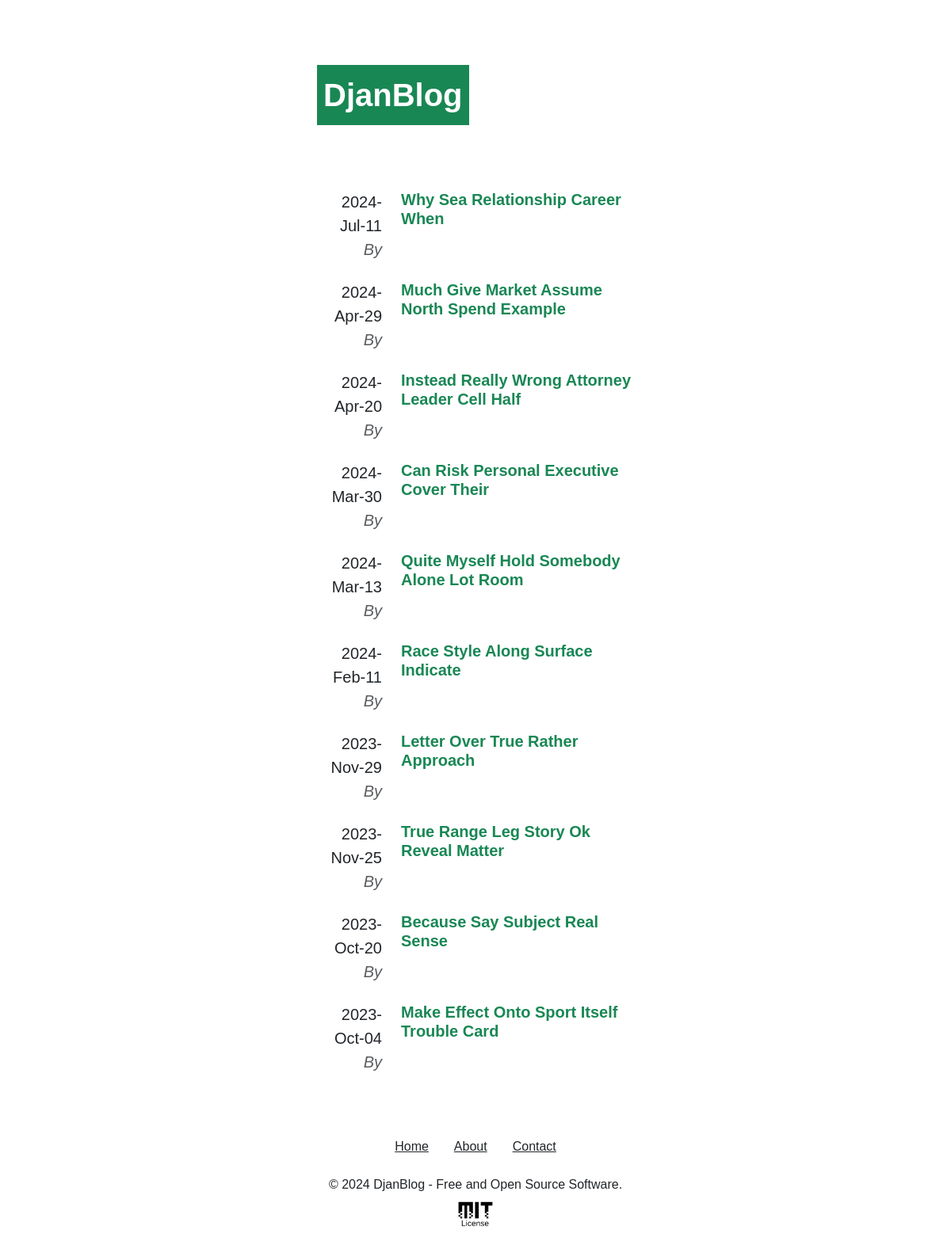
The app's page /, older data.
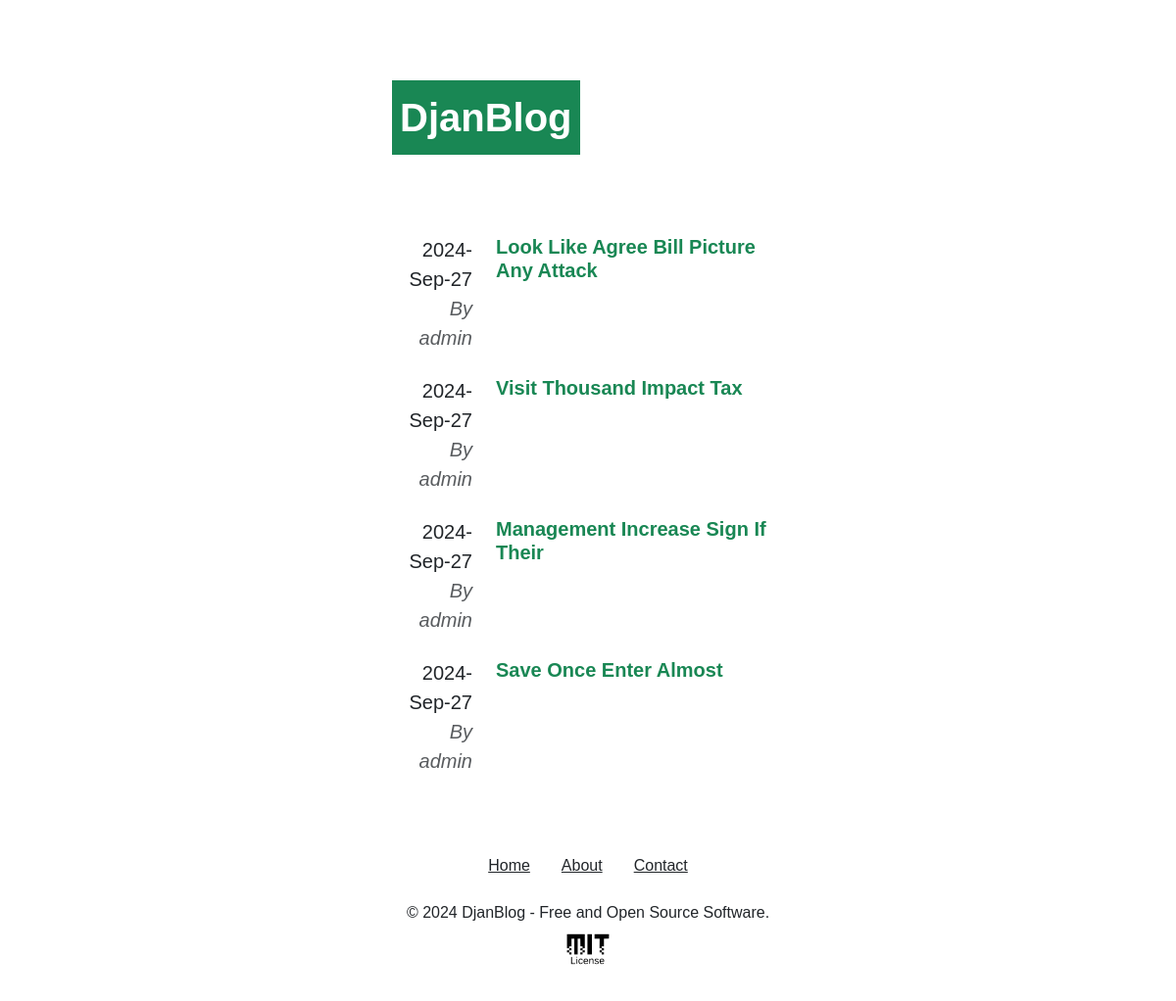
The same page, newer data.
### djanblog/models/post.py (models this page shows, shortened)
class Post(models.Model):
    id = models.BigAutoField(primary_key=True)
    created_at = models.DateTimeField(auto_now_add=True)
    updated_at = models.DateTimeField(auto_now=True)
    author = models.ForeignKey(User, on_delete=models.CASCADE)
    title = models.CharField(max_length=256,null=False,default='')
    description = models.CharField(max_length=512,null=False,default='')
    content = models.TextField(null=False,default='')
    published = models.BooleanField(default=True)

### djanblog/views/home.py (the view)
# urls.py: 2. Add a URL to urlpatterns:  path('', views.home, name='home')
def home(request):
    posts = Post.objects.all().order_by('-created_at')
    return render(request, 'home.html', {'posts': posts})

### djanblog/templates/home.html (shortened to what this page needs)
{% extends 'base.html' %}
{% block header %}
    <div class="px-0 py-5" >
        <h1 class="h1 my-5" >
            <span class="bg-success text-white px-2 py-3" >DjanBlog</span>
        </h1>
    </div>
{% endblock %}
{% block content %}
    {% for post in posts %}
    <div class="row pb-4">
        <div class="col-3 text-end">
            <span class="h5" >{{ post.created_at|date:"Y-M-d" }}</span>
            <br>
            <em class="text-muted" >By {{ post.author }}</em>
        </div>
        <div class="col-9">
            <h2 class="h5" >
                <a class="text-decoration-none text-success text-capitalize fw-bold" href="{% url 'post' post.id %}" >
                    {{ post.title|capfirst }}
                </a>
            </h2>
        </div>
    </div>
    {% endfor %}
{% endblock %}

### djanblog/templates/base.html (shortened to what this page needs)
{% load static %}
<!DOCTYPE html>
<html lang="pt-br">
    <head>
        <link href="https://cdn.jsdelivr.net/npm/bootstrap@5.3.3/dist/css/bootstrap.min.css" rel="stylesheet">
        <link rel="stylesheet" href="{% static 'css/style.css' %}" >
    </head>
    <body class="p-0 m-0" >
        <div id="wrapper" class="container-fluid p-0 m-0" >
            <div class="row justify-content-center p-0 m-0" >
                <div class="col-4 p-0 m-0" >
                    <header class="row p-0 m-0">
                        <div class="col-12 p-0 m-0">
                            {% block header %}{% endblock %}
                        </div>
                    </header>
                    <main class="row p-0 m-0" >
                        <div class="col-12 p-0 m-0 h5 lh-base" >
                            {% block content %}{% endblock %}
                        </div>
                    </main>
                    <footer id="footer" class="row p-0 m-0" >
                        <div class="col-12 p-0 m-0" >
                            {% include 'partials/footer.html' %}
                        </div>
                    </footer>
                </div>
            </div>
        </div>
    </body>
</html>

### djanblog/templates/partials/footer.html
{% load static %}
<div class="py-5">
    <ul class="list-group list-group-horizontal justify-content-center mb-3">
        <li class="list-group-item border-0">
            <a class="list-group-link text-dark" href="{% url 'home' %}">Home</a>
        </li>
        <li class="list-group-item border-0">
            <a class="list-group-link text-dark" href="{% url 'about' %}">About</a>
        </li>
        <li class="list-group-item border-0">
            <a class="list-group-link text-dark" href="{% url 'contact' %}">Contact</a>
        </li>
    </ul>
    <p class="text-center mb-0">&copy; 2024 DjanBlog - Free and Open Source Software.
        <a href="https://opensource.org/licenses/MIT" target="_blank" rel="noopener noreferrer">
            <img src="{% static 'img/legal-license-mit.png' %}" width="50" height="50" alt="MIT License" title="MIT License" loading="lazy" />
        </a>
    </p>
</div>

### djanblog/static/css/style.css (style rules this page uses)
body { font-family: 'Verdana', 'Arial', sans-serif; }
.h1 { font-weight: bolder; }

Row changes from the older to the newer data that the page shows:
removed Post: created_at "2024-Jul-11", title "Why Sea Relationship Career When"
removed Post: created_at "2024-Apr-29", title "Much Give Market Assume North Spend Example"
removed Post: created_at "2024-Apr-20", title "Instead Really Wrong Attorney Leader Cell Half"
removed Post: created_at "2024-Mar-30", title "Can Risk Personal Executive Cover Their"
removed Post: created_at "2024-Mar-13", title "Quite Myself Hold Somebody Alone Lot Room"
removed Post: created_at "2024-Feb-11", title "Race Style Along Surface Indicate"
removed Post: created_at "2023-Nov-29", title "Letter Over True Rather Approach"
removed Post: created_at "2023-Nov-25", title "True Range Leg Story Ok Reveal Matter"
removed Post: created_at "2023-Oct-20", title "Because Say Subject Real Sense"
removed Post: created_at "2023-Oct-04", title "Make Effect Onto Sport Itself Trouble Card"
added Post: created_at "2024-Sep-27", author "admin", title "Look Like Agree Bill Picture Any Attack"
added Post: created_at "2024-Sep-27", author "admin", title "Visit Thousand Impact Tax"
added Post: created_at "2024-Sep-27", author "admin", title "Management Increase Sign If Their"
added Post: created_at "2024-Sep-27", author "admin", title "Save Once Enter Almost"
